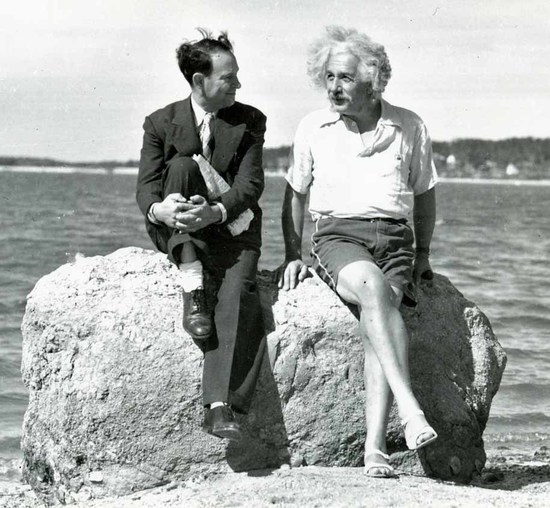
#> input picture Ready_Made_Colorization/images/albert_einstein.jpg, 550 x 508 px; its folder holds only this picture in this run
$ python -i commonfunctions.py   (imports and definitions only)
#> lines starting #> are read from the running program, lines starting #| are printed output that depends on the picture
#> in Houghman, `img = canny(img, sigma=1, low_threshold=50, high_threshold=130)`: img: shape (508, 550) bool; every value is 0
import cv2
import glob
import skimage.io as io
import matplotlib.pyplot as plt
from skimage.exposure import histogram
from matplotlib.pyplot import bar
from skimage.color import rgb2gray, rgb2hsv
from skimage.filters import threshold_otsu
# Convolution:
from scipy.signal import convolve2d
from scipy import fftpack
import math
from scipy import stats
from skimage.filters import median
from skimage.feature import canny

from mpl_toolkits.mplot3d import Axes3D  # noqa: F401 unused import

import matplotlib.pyplot as plt
from matplotlib import cm
from matplotlib.ticker import LinearLocator, FormatStrFormatter
import numpy as np


import time


import os
# Show the figures / plots inside the notebook
def show_images(images, titles=None):
    # This function is used to show image(s) with titles by sending an array of images and an array of associated titles.
    # images[0] will be drawn with the title titles[0] if exists
    # You aren't required to understand this function, use it as-is.
    n_ims = len(images)
#> n_ims = 2
    if titles is None: titles = ['(%d)' % i for i in range(1, n_ims + 1)]
#> titles = ['(1)', '(2)']
    fig = plt.figure()
    n = 1
    for image, title in zip(images, titles):
        a = fig.add_subplot(1, n_ims, n)
        if image.ndim == 2:
            plt.gray()
        plt.imshow(image)
        a.set_title(title)
        plt.axis('off')
        n += 1
#> this loop made 2 passes
#> (title, n) on passes 1 to 2: ('(1)', 2), ('(2)', 3)
#> after the loop, n = 3
    fig.set_size_inches(np.array(fig.get_size_inches()) * n_ims)
    plt.show()
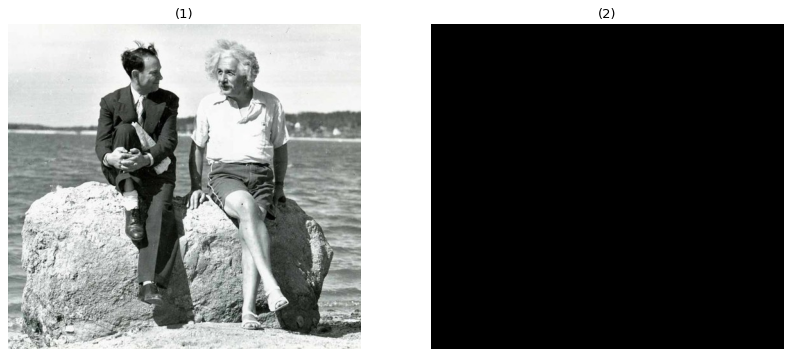
#> figure drawn by matplotlib, 2 panels


# [104 lines left out: functions show_3d_image, show_3d_image_filtering_in_freq, showHist, ConvertToBinary, ANDING_SE, ORI_SE and 2 more, not called in this run]

def Opening(mPic, SE):
    return mDilation(mErosion(mPic, SE), SE)


def Closing(mPic, SE):
    return mErosion(mDilation(mPic, SE), SE)

def PrintBinary(PIC):
    io.imshow(PIC, cmap="binary")  # 0~255 np.zeros((2, 1))
    io.show()


# TODO: HOUGHMAN  & K-Mean
# [13 lines left out: function drawLine, not called in this run]


#im = io.imread('circuit.tif')


def Houghman(image):
    img = rgb2gray(image)
    img = canny(img, sigma=1, low_threshold=50, high_threshold=130)
    show_images([image, img])
#> (the run stopped early here; a loop or call above may not have finished)

$ run again, on Ready_Made_Colorization/images/robin_williams.jpg
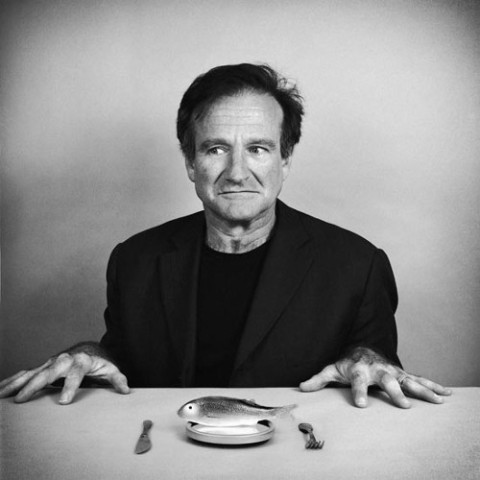
#> input picture Ready_Made_Colorization/images/robin_williams.jpg, 480 x 480 px
#> picture is the input picture: shape (480, 480, 3); min 0, max 255, mean 138.2
#> n_ims = 2
#> the loop in show_images, `for image, title in zip(images, titles):` made 2 passes
#> (title, n) on passes 1 to 2: ('(1)', 2), ('(2)', 3)
#> after the loop in show_images, `for image, title in zip(images, titles):`: n = 3
#> in show_images, `plt.show()`:
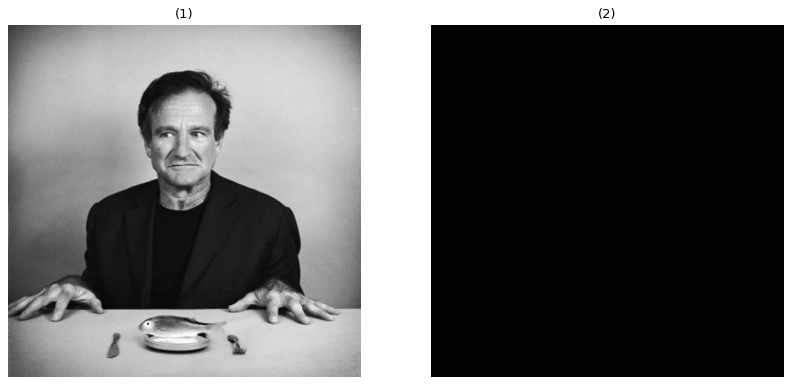
#> figure drawn by matplotlib, 2 panels

$ run again, on Ready_Made_Colorization/images/adrian_and_janie.png
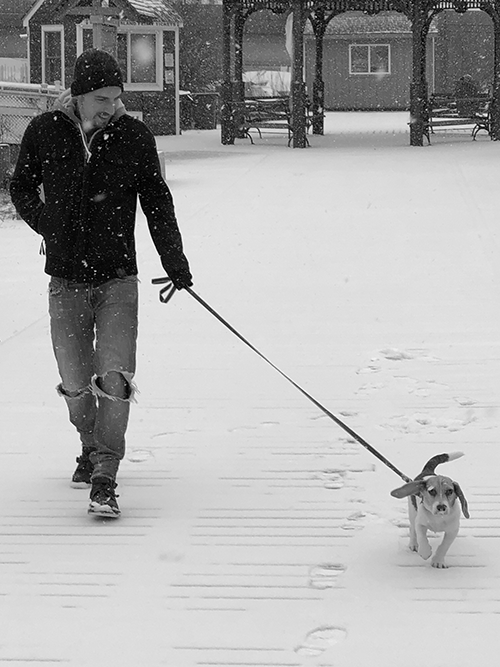
#> input picture Ready_Made_Colorization/images/adrian_and_janie.png, 500 x 667 px
#> picture is the input picture: shape (667, 500, 3); min 0, max 255, mean 170.2
#> n_ims = 2
#> the loop in show_images, `for image, title in zip(images, titles):` made 2 passes
#> (title, n) on passes 1 to 2: ('(1)', 2), ('(2)', 3)
#> after the loop in show_images, `for image, title in zip(images, titles):`: n = 3
#> in show_images, `plt.show()`:
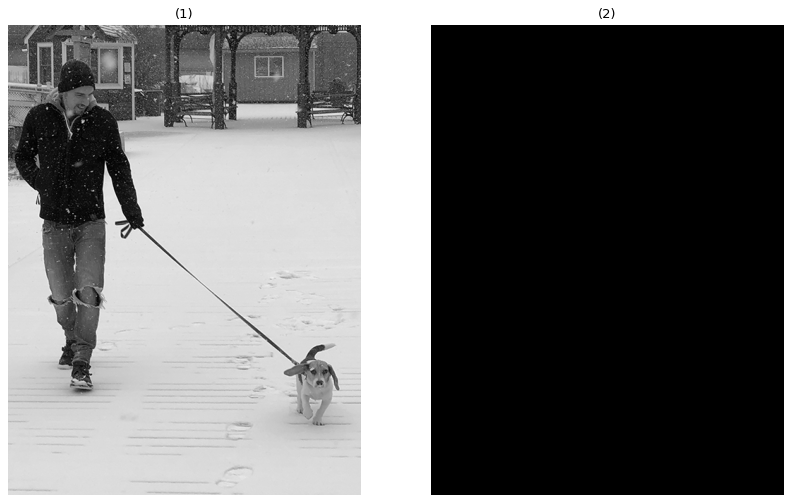
#> figure drawn by matplotlib, 2 panels
